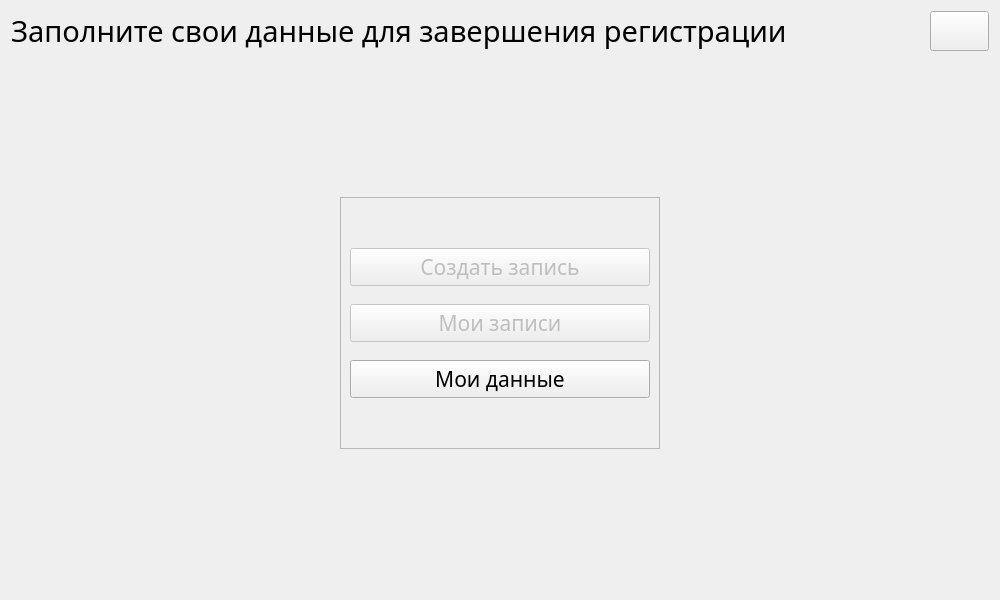
<?xml version="1.0" encoding="UTF-8"?>
<ui version="4.0">
 <class>clientWidget</class>
 <widget class="QWidget" name="clientWidget">
  <property name="geometry">
   <rect>
    <x>0</x>
    <y>0</y>
    <width>1000</width>
    <height>600</height>
   </rect>
  </property>
  <property name="font">
   <font>
    <family>Microsoft YaHei UI Light</family>
    <pointsize>16</pointsize>
   </font>
  </property>
  <property name="windowTitle">
   <string>Form</string>
  </property>
  <layout class="QVBoxLayout" name="verticalLayout">
   <item>
    <layout class="QHBoxLayout" name="horizontalLayout_2">
     <item>
      <widget class="QLabel" name="label">
       <property name="font">
        <font>
         <family>Microsoft YaHei UI Light</family>
         <pointsize>22</pointsize>
        </font>
       </property>
       <property name="text">
        <string>Заполните свои данные для завершения регистрации</string>
       </property>
      </widget>
     </item>
     <item>
      <spacer name="horizontalSpacer_3">
       <property name="orientation">
        <enum>Qt::Orientation::Horizontal</enum>
       </property>
       <property name="sizeHint" stdset="0">
        <size>
         <width>40</width>
         <height>20</height>
        </size>
       </property>
      </spacer>
     </item>
     <item>
      <widget class="QPushButton" name="buttonPassword">
       <property name="minimumSize">
        <size>
         <width>40</width>
         <height>40</height>
        </size>
       </property>
       <property name="text">
        <string/>
       </property>
       <property name="icon">
        <iconset theme="mail-message-new"/>
       </property>
      </widget>
     </item>
    </layout>
   </item>
   <item>
    <layout class="QHBoxLayout" name="horizontalLayout">
     <item>
      <spacer name="horizontalSpacer_2">
       <property name="orientation">
        <enum>Qt::Orientation::Horizontal</enum>
       </property>
       <property name="sizeHint" stdset="0">
        <size>
         <width>40</width>
         <height>20</height>
        </size>
       </property>
      </spacer>
     </item>
     <item>
      <layout class="QVBoxLayout" name="verticalLayout_4">
       <property name="spacing">
        <number>18</number>
       </property>
       <item>
        <spacer name="verticalSpacer">
         <property name="orientation">
          <enum>Qt::Orientation::Vertical</enum>
         </property>
         <property name="sizeHint" stdset="0">
          <size>
           <width>20</width>
           <height>40</height>
          </size>
         </property>
        </spacer>
       </item>
       <item>
        <widget class="QFrame" name="frame">
         <property name="frameShape">
          <enum>QFrame::Shape::StyledPanel</enum>
         </property>
         <property name="frameShadow">
          <enum>QFrame::Shadow::Raised</enum>
         </property>
         <layout class="QVBoxLayout" name="verticalLayout_5">
          <property name="spacing">
           <number>18</number>
          </property>
          <property name="topMargin">
           <number>50</number>
          </property>
          <property name="bottomMargin">
           <number>50</number>
          </property>
          <item>
           <widget class="QPushButton" name="buttonNew">
            <property name="enabled">
             <bool>false</bool>
            </property>
            <property name="minimumSize">
             <size>
              <width>300</width>
              <height>0</height>
             </size>
            </property>
            <property name="text">
             <string>Создать запись</string>
            </property>
           </widget>
          </item>
          <item>
           <widget class="QPushButton" name="buttonRecords">
            <property name="enabled">
             <bool>false</bool>
            </property>
            <property name="text">
             <string>Мои записи</string>
            </property>
           </widget>
          </item>
          <item>
           <widget class="QPushButton" name="buttonInfo">
            <property name="text">
             <string>Мои данные</string>
            </property>
           </widget>
          </item>
         </layout>
        </widget>
       </item>
       <item>
        <spacer name="verticalSpacer_2">
         <property name="orientation">
          <enum>Qt::Orientation::Vertical</enum>
         </property>
         <property name="sizeHint" stdset="0">
          <size>
           <width>20</width>
           <height>40</height>
          </size>
         </property>
        </spacer>
       </item>
      </layout>
     </item>
     <item>
      <spacer name="horizontalSpacer">
       <property name="orientation">
        <enum>Qt::Orientation::Horizontal</enum>
       </property>
       <property name="sizeHint" stdset="0">
        <size>
         <width>40</width>
         <height>20</height>
        </size>
       </property>
      </spacer>
     </item>
    </layout>
   </item>
  </layout>
 </widget>
 <resources/>
 <connections/>
</ui>
